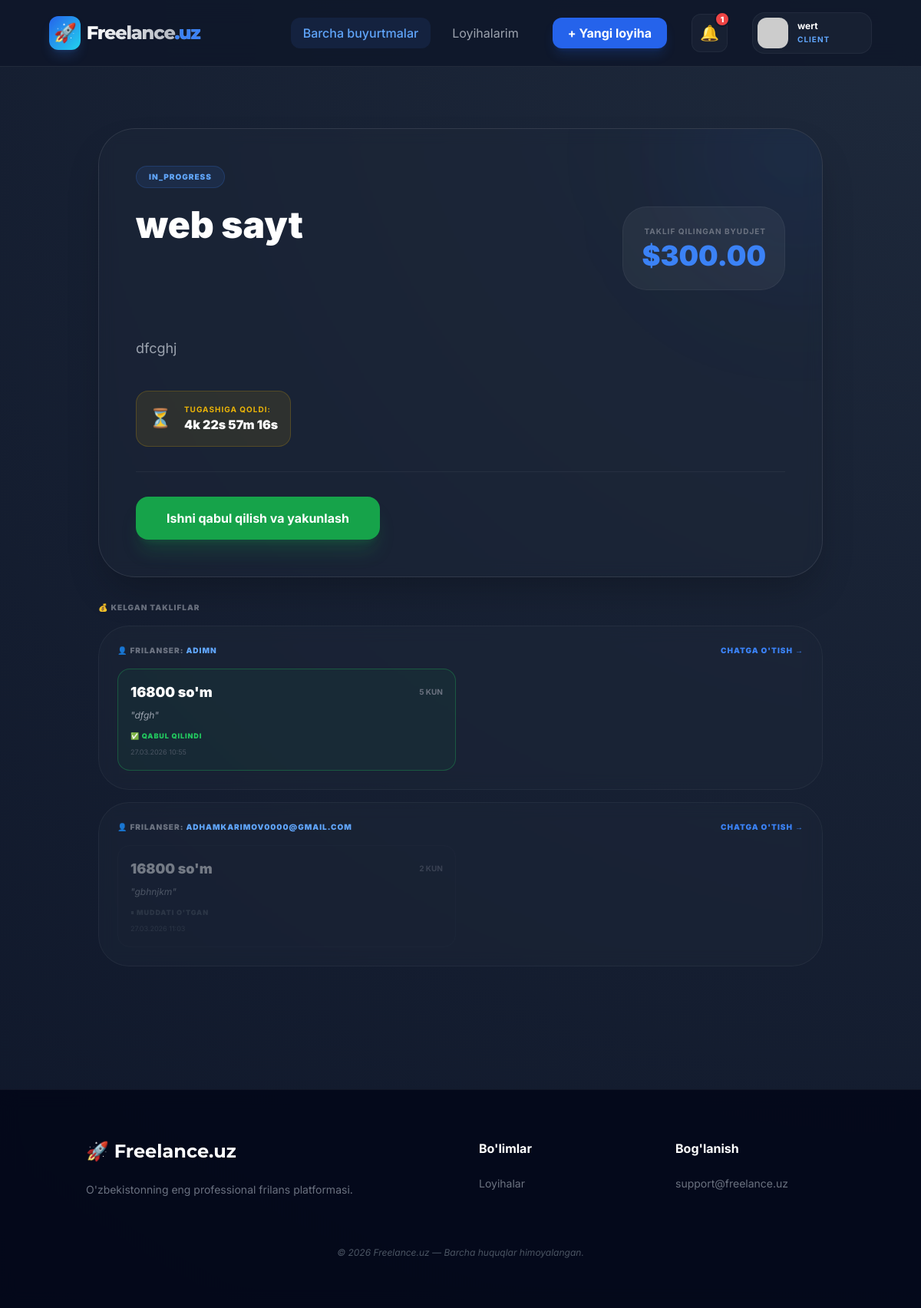
The app's page /order/10/ (signed in) with its own data.
### accounts/models.py (models this page shows, shortened)
class User(AbstractUser):
    class Role(models.TextChoices):
        CLIENT     = 'CLIENT',     'Mijoz'
        FREELANCER = 'FREELANCER', 'Frilanser'
    email     = models.EmailField(unique=True)
    full_name = models.CharField(max_length=255)
    role      = models.CharField(max_length=20, choices=Role.choices)
    avatar    = models.ImageField(upload_to='avatars/', null=True, blank=True)
    USERNAME_FIELD  = 'email'
    REQUIRED_FIELDS = ['username', 'full_name', 'role']

### marketplace/models.py (models this page shows, shortened)
class Order(models.Model):
    class Status(models.TextChoices):
        OPEN           = 'OPEN',           'Ochiq'
        IN_NEGOTIATION = 'IN_NEGOTIATION', 'Kelishilmoqda'
        IN_PROGRESS    = 'IN_PROGRESS',    'Jarayonda'
        COMPLETED      = 'COMPLETED',      'Tugatilgan'
        DELAYED        = 'DELAYED',        'Kechikkan'
        CANCELLED      = 'CANCELLED',      'Bekor qilingan'
    client         = models.ForeignKey(
        settings.AUTH_USER_MODEL,
        on_delete=models.CASCADE,
        related_name='orders'
    )
    assigned_freelancer = models.ForeignKey(
        settings.AUTH_USER_MODEL,
        on_delete=models.SET_NULL,
        null=True, blank=True,
        related_name='assigned_orders'
    )
    title          = models.CharField(max_length=255)
    description    = models.TextField()
    initial_budget = models.DecimalField(max_digits=12, decimal_places=2)
    final_price    = models.DecimalField(max_digits=12, decimal_places=2, null=True, blank=True)
    status         = models.CharField(max_length=20, choices=Status.choices, default=Status.OPEN)
    deadline       = models.DateTimeField(null=True, blank=True)
    tags           = models.ManyToManyField(Tag, blank=True, related_name='orders')
    created_at     = models.DateTimeField(auto_now_add=True)
    updated_at     = models.DateTimeField(auto_now=True)
    class Meta:
        ordering = ['-created_at']
    @property
    def time_remaining_seconds(self):
        if self.deadline and self.status == self.Status.IN_PROGRESS:
            delta = self.deadline - timezone.now()
            return max(int(delta.total_seconds()), 0)
        return None

### chat/models.py (models this page shows, shortened)
class ChatRoom(models.Model):
    order      = models.ForeignKey(Order, on_delete=models.CASCADE, related_name='chat_rooms')
    client     = models.ForeignKey(settings.AUTH_USER_MODEL, on_delete=models.CASCADE, related_name='client_rooms')
    freelancer = models.ForeignKey(settings.AUTH_USER_MODEL, on_delete=models.CASCADE, related_name='freelancer_rooms')
    created_at = models.DateTimeField(auto_now_add=True)
    class Meta:
        unique_together = ('order', 'freelancer')

class Offer(models.Model):
    class Status(models.TextChoices):
        PENDING  = 'PENDING',  'Kutilmoqda'
        ACCEPTED = 'ACCEPTED', 'Qabul qilindi'
        REJECTED = 'REJECTED', 'Rad etildi'
        EXPIRED  = 'EXPIRED',  "Muddati o'tgan"
    room           = models.ForeignKey(ChatRoom, on_delete=models.CASCADE, related_name='offers')
    sender         = models.ForeignKey(settings.AUTH_USER_MODEL, on_delete=models.CASCADE, related_name='sent_offers')
    proposed_price = models.DecimalField(max_digits=12, decimal_places=2)
    delivery_days  = models.PositiveIntegerField()
    message        = models.TextField(null=True, blank=True)
    status         = models.CharField(max_length=20, choices=Status.choices, default=Status.PENDING)
    created_at     = models.DateTimeField(auto_now_add=True)
    responded_at   = models.DateTimeField(null=True, blank=True)

### marketplace/views.py (the view)
# urls.py: path('order/<int:pk>/', views.OrderDetailView.as_view(), name='order_detail'),
class OrderDetailView(LoginRequiredMixin, View):
    login_url = 'accounts:login'
    def get(self, request, pk):
        order = get_object_or_404(Order, pk=pk)
        already_applied = False
        user_room_id = None
        if request.user.is_authenticated and request.user.role == 'FREELANCER':
            user_room = order.chat_rooms.filter(freelancer=request.user).first()
            if user_room:
                already_applied = True
                user_room_id = user_room.id
        can_apply = (
            request.user.is_authenticated
            and request.user.role == 'FREELANCER'
            and order.status in [Order.Status.OPEN, Order.Status.IN_NEGOTIATION]
            and not already_applied
        )
        context = {
            'order':           order,
            'is_owner':        order.client == request.user,
            'is_freelancer':   request.user.is_authenticated and request.user.role == 'FREELANCER',
            'time_remaining':  order.time_remaining_seconds,
            'already_applied': already_applied,
            'can_apply':       can_apply,
            'user_room_id':    user_room_id,  # ✅ bu yetishmayotgan edi
        }
        return render(request, 'marketplace/order_detail.html', context)

### templates/marketplace/order_detail.html (shortened to what this page needs)
{% extends 'base.html' %}
{% block content %}
<div class="max-w-5xl mx-auto px-4 py-10">
    <div class="glass-card p-8 md:p-12 rounded-[3rem] border border-white/10 shadow-2xl relative overflow-hidden group mb-8">
        <div class="absolute -top-24 -right-24 w-64 h-64 bg-blue-600/10 blur-[100px] rounded-full group-hover:bg-blue-600/20 transition-all duration-700"></div>
        <div class="relative z-10">
            <div class="flex flex-wrap items-center gap-3 mb-6">
                <span class="px-4 py-1.5 rounded-full bg-blue-500/10 border border-blue-500/20 text-blue-400 text-[10px] font-black uppercase tracking-widest">
                    {{ order.status }}
                </span>
            </div>
            <div class="flex flex-col md:flex-row justify-between items-start gap-6 mb-8">
                <h1 class="text-3xl md:text-5xl font-black text-white leading-tight flex-1">
                    {{ order.title }}
                </h1>
                <div class="text-left md:text-right bg-white/5 p-6 rounded-[2rem] border border-white/5 min-w-[200px]">
                    <p class="text-[10px] font-bold text-gray-500 uppercase tracking-widest mb-1">Taklif qilingan byudjet</p>
                    <span class="text-4xl font-black text-blue-500">${{ order.initial_budget }}</span>
                </div>
            </div>
            <div class="prose prose-invert max-w-none mb-10">
                <p class="text-gray-400 text-lg leading-relaxed whitespace-pre-line">
                    {{ order.description }}
                </p>
            </div>
            {% if time_remaining %}
            <div class="flex items-center gap-4 p-4 bg-yellow-500/10 border border-yellow-500/20 rounded-2xl mb-8 w-fit">
                <span class="text-2xl">⏳</span>
                <div>
                    <p class="text-[10px] font-bold text-yellow-500 uppercase tracking-widest">Tugashiga qoldi:</p>
                    <div id="timer" class="text-white font-black">Hisoblanmoqda...</div>
                </div>
            </div>
            {% endif %}
            <div class="flex flex-wrap gap-4 pt-8 border-t border-white/5">
                {% if is_owner and order.status == 'IN_PROGRESS' %}
                <form method="POST" action="{% url 'marketplace:order_complete' order.id %}" class="inline">
                    <button class="bg-green-600 hover:bg-green-500 text-white px-10 py-4 rounded-2xl font-bold shadow-xl shadow-green-600/20 transition-all active:scale-95">
                        Ishni qabul qilish va yakunlash
                    </button>
                </form>
                {% endif %}
            </div>
        </div>
    </div>
    {% if is_owner %}
<div class="mt-8 space-y-4">
    <h3 class="text-[10px] font-black text-gray-500 uppercase tracking-widest mb-4">💰 Kelgan takliflar</h3>
    {% for room in order.chat_rooms.all %}
        {% if room.offers.all %}
        <div class="glass-card p-6 rounded-[2.5rem] border border-white/5 hover:border-blue-500/20 transition-all">
            <div class="flex items-center justify-between mb-4">
                <h4 class="text-[10px] font-black text-gray-500 uppercase tracking-widest">
                    👤 Frilanser: <span class="text-blue-400">{{ room.freelancer.get_full_name|default:room.freelancer.username }}</span>
                </h4>
                <a href="{% url 'chat:room_detail' room.id %}"
                   class="text-[10px] font-black text-blue-500 hover:text-blue-400 uppercase tracking-widest transition-colors">
                    Chatga o'tish →
                </a>
            </div>
            <div class="grid grid-cols-1 md:grid-cols-2 gap-3">
                {% for offer in room.offers.all %}
                <div class="p-4 rounded-2xl border transition-all
                    {% if offer.status == 'ACCEPTED' %}bg-green-500/5 border-green-500/30
                    {% elif offer.status == 'REJECTED' %}bg-red-500/5 border-red-500/20 opacity-60
                    {% elif offer.status == 'EXPIRED' %}bg-white/2 border-white/5 opacity-40
                    {% else %}bg-slate-900/40 border-white/10{% endif %}">
                    <div class="flex justify-between items-center mb-2">
                        <span class="text-white font-black text-lg">{{ offer.proposed_price|floatformat:0 }} so'm</span>
                        <span class="text-gray-500 text-[10px] font-bold uppercase">{{ offer.delivery_days }} kun</span>
                    </div>
                    {% if offer.message %}
                    <p class="text-gray-400 text-xs italic mb-3 line-clamp-2">"{{ offer.message }}"</p>
                    {% endif %}
                    <div class="flex items-center justify-between">
                        <span class="text-[9px] font-black uppercase tracking-widest
                            {% if offer.status == 'ACCEPTED' %}text-green-500
                            {% elif offer.status == 'REJECTED' %}text-red-400
                            {% elif offer.status == 'EXPIRED' %}text-gray-600
                            {% else %}text-yellow-500{% endif %}">
                            {% if offer.status == 'ACCEPTED' %}✅ Qabul qilindi
                            {% elif offer.status == 'REJECTED' %}❌ Rad etildi
                            {% elif offer.status == 'EXPIRED' %}⏸ Muddati o'tgan
                            {% else %}⏳ Kutilmoqda{% endif %}
                        </span>
                    </div>
                    <span class="text-[9px] text-gray-600 mt-2 block">{{ offer.created_at|date:"d.m.Y H:i" }}</span>
                </div>
                {% endfor %}
            </div>
        </div>
        {% endif %}
    {% empty %}
        <div class="text-center py-8 opacity-30 italic text-sm text-gray-500">
            Hali hech qanday taklif yo'q
        </div>
    {% endfor %}
</div>
{% endif %}
</div>
{% endblock %}

### templates/base.html (shortened to what this page needs)
<!DOCTYPE html>
<html lang="uz">
<head>
    <script src="https://cdn.tailwindcss.com"></script>
</head>
<body class="bg-[#0f172a]">
{% if request.user.is_authenticated %}
{% load notification_tags %}
{% get_unread_notifications request.user as unread_notifs %}
{% get_unread_count request.user as unread_count %}
{% endif %}
<nav class="glass-nav px-6 md:px-16 py-4 flex justify-between items-center sticky top-0 z-50">
    <a href="/" class="logo-font text-2xl font-extrabold tracking-tighter flex items-center gap-2 group">
        <span class="bg-gradient-to-br from-blue-600 to-cyan-400 text-white p-1.5 rounded-xl shadow-lg shadow-blue-500/20 group-hover:rotate-12 transition-transform">🚀</span>
        <span class="bg-clip-text text-transparent bg-gradient-to-r from-white to-gray-400">
            Freelance<span class="text-blue-500">.uz</span>
        </span>
    </a>
    <div class="flex items-center gap-4 md:gap-8">
        {% if request.user.is_authenticated %}
            <div class="hidden lg:flex items-center gap-3">
                {% if request.user.role == "CLIENT" %}
                    <a href="{% url 'marketplace:order_list' %}" class="px-4 py-2 text-blue-400 bg-blue-500/10 rounded-xl font-medium">Barcha buyurtmalar</a>
                    <a href="{% url 'marketplace:my_orders' %}" class="px-4 py-2 text-gray-400 hover:text-white transition">Loyihalarim</a>
                    <a href="{% url 'marketplace:order_create' %}" class="ml-4 bg-blue-600 hover:bg-blue-50 text-white px-5 py-2 rounded-xl font-bold shadow-lg shadow-blue-600/20 transition-all active:scale-95">+ Yangi loyiha</a>
                {% else %}
                    <a href="{% url 'marketplace:order_list' %}" class="px-4 py-2 text-blue-400 bg-blue-500/10 rounded-xl font-medium">Ish topish</a>
                    <a href="{% url 'chat:my_offers' %}" class="px-4 py-2 text-gray-400 hover:text-white transition">Mening takliflarim</a>
                {% endif %}
            </div>
            <div class="relative">
                <button onclick="toggleNotif()" class="p-2.5 rounded-xl bg-slate-800/50 hover:bg-slate-700 transition relative border border-white/5">
                    <span class="text-xl">🔔</span>
                    {% if unread_count > 0 %}
                    <span id="notifBadge" class="badge-pulse absolute -top-1 -right-1 bg-red-500 text-white text-[10px] font-black w-5 h-5 flex items-center justify-center rounded-full border-2 border-[#0f172a]">
                        {{ unread_count }}
                    </span>
                    {% endif %}
                </button>
            </div>
            <div class="relative">
                <button onclick="toggleElement('profileDropdown')" class="flex items-center gap-3 p-1.5 pr-4 rounded-2xl bg-slate-800/50 hover:bg-slate-700 border border-white/5 transition">
                    <img src="{% if request.user.avatar %}{{ request.user.avatar.url }}{% else %}https://ui-avatars.com/api/?name={{ request.user.full_name }}&background=2563eb&color=fff{% endif %}" class="w-10 h-10 rounded-xl object-cover">
                    <div class="hidden md:block text-left">
                        <p class="text-xs font-bold text-white truncate w-20 leading-none mb-1">{{ request.user.full_name|truncatechars:12 }}</p>
                        <p class="text-[10px] text-blue-400 uppercase font-bold tracking-widest">{{ request.user.role }}</p>
                    </div>
                </button>
            </div>
        {% endif %}
    </div>
</nav>
<main class="flex-grow">
    <div class="container mx-auto px-6 py-10">
        {% block content %}{% endblock %}
    </div>
</main>
<footer class="bg-slate-950/80 backdrop-blur-md border-t border-white/5 py-16 mt-20">
    <div class="container mx-auto px-6 grid grid-cols-1 md:grid-cols-4 gap-12 text-center md:text-left">
        <div class="col-span-1 md:col-span-2">
            <a href="/" class="logo-font text-2xl font-bold text-white mb-6 block">🚀 Freelance.uz</a>
            <p class="text-gray-500 text-sm max-w-sm mx-auto md:mx-0">O'zbekistonning eng professional frilans platformasi.</p>
        </div>
        <div>
            <h4 class="text-white font-bold mb-6">Bo'limlar</h4>
            <ul class="text-gray-500 text-sm space-y-3">
                <li><a href="{% url 'marketplace:order_list' %}" class="hover:text-blue-400 transition">Loyihalar</a></li>
            </ul>
        </div>
        <div>
            <h4 class="text-white font-bold mb-6">Bog'lanish</h4>
            <p class="text-gray-500 text-sm">support@freelance.uz</p>
        </div>
    </div>
    <div class="text-center mt-16 text-gray-600 text-xs italic">
        © 2026 Freelance.uz — Barcha huquqlar himoyalangan.
    </div>
</footer>
</body>
</html>

### records on screen
User: user.full_name "wert", user.role "CLIENT"
Order: status "IN_PROGRESS", title "web sayt", initial_budget "300.00", description "dfcghj"
ChatRoom: freelancer.get_full_name "ADIMN"
Offer: proposed_price "16800", delivery_days "5", message "dfgh", status "✅ QABUL QILINDI", created_at "27.03.2026 10:55"
ChatRoom: freelancer.get_full_name "ADHAMKARIMOV0000@GMAIL.COM"
Offer: proposed_price "16800", delivery_days "2", message "gbhnjkm", status "⏸ MUDDATI O'TGAN", created_at "27.03.2026 11:03"

### other values on screen
{{ unread_count }} "1"
